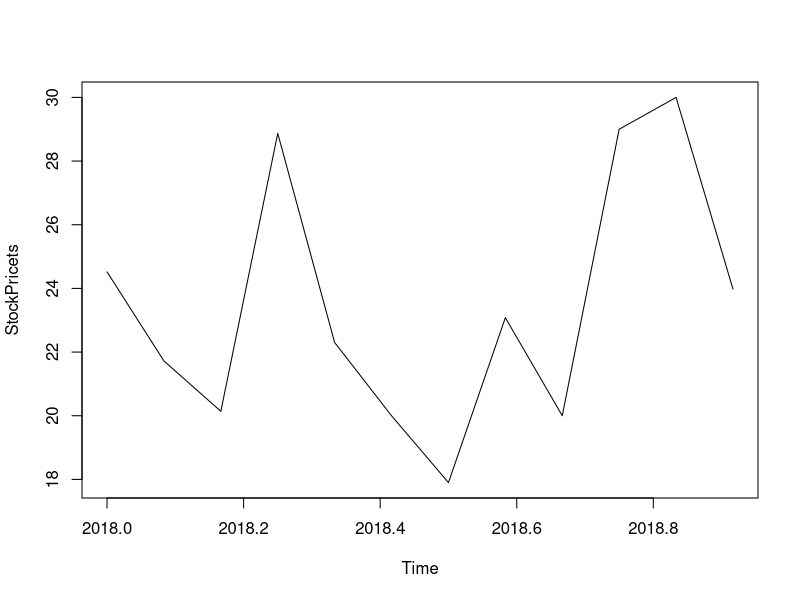
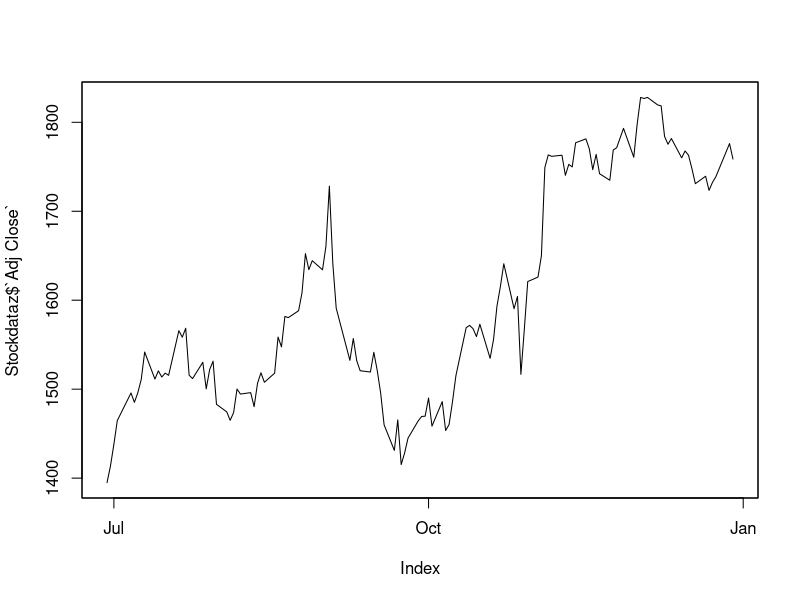
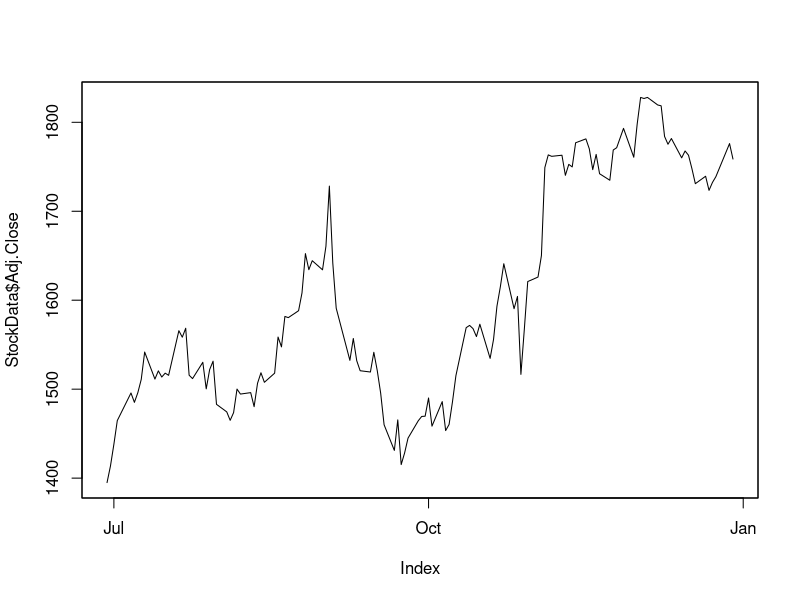
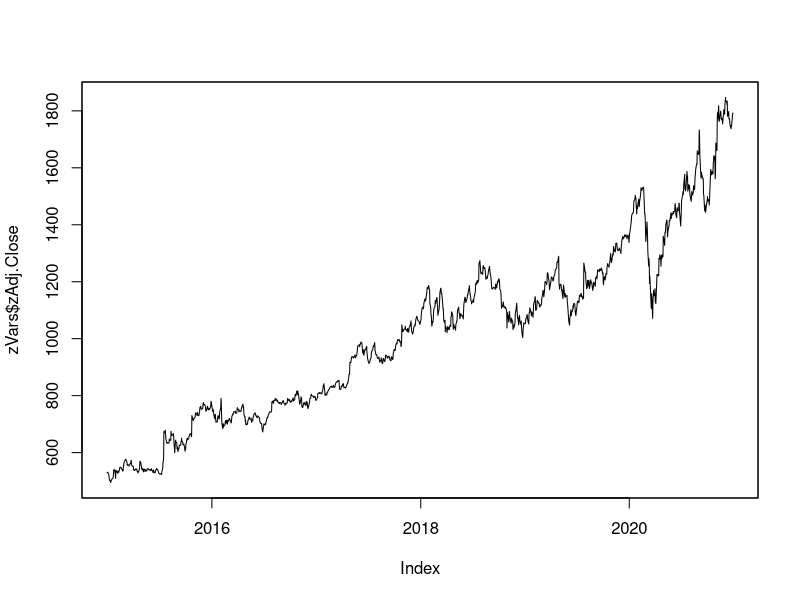
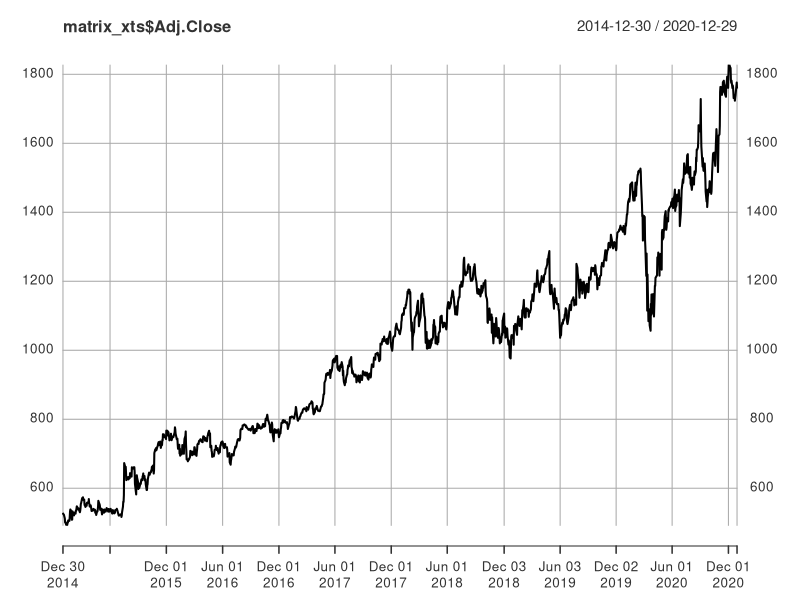

The R source for these figures, in order:
## ---- chunk 1
setwd("C:/Users/ddaya/OneDrive/Data Science Portfolio/Quantitative Finance")
  

################### CREATE TIME SERIES  ###########################

### Generate a time series: Exampple 
  ## Example
    StockPrice<-c(24.52,21.72,20.14,28.87,22.3,20,17.9,23.08,20,29,30,23.98) # data
      StockPrice
        StockPricets<- ts(StockPrice,start = c(2018,1),frequency = 12)	# set start dates of our data
          StockPricets 
            plot(StockPricets) # graph
              
## ---- chunk 2
### Convert data to time series: Example 1 --converting the dataset to Zoo after importing
  #import data
 library(readr)
    StockData <- read_csv("GOOG.csv")
        ### Estimate the Net-Return
          # let's suppose we invested $1358.18 on March 29 of 2020
            Investment<-1358.18
              StockData$Return<-StockData$`Adj Close`-Investment
                # set as time series
                   # install.packages("zoo") # I already have it installed
                      library(zoo)
                          # select all dates after March 28, because, we invested on March 29.
                            StockData<-StockData[StockData$Date >= "2020-06-29" & StockData$Date <= "2020-12-30",]
                              dt = as.Date(StockData$Date, format="%Y-%m-%d")
                                Stockdataz = zoo(x=cbind(StockData$Volume,StockData$`Adj Close`), order.by=dt) 
                                  colnames(Stockdataz) <- c("Volume","Adj Close")
                                    head(Stockdataz)
## ---- chunk 3
summary(Stockdataz)
## ---- chunk 4
plot(Stockdataz$`Adj Close`)
## ---- chunk 5
 #import data              
    StockData <- read.zoo("GOOG.csv",header = TRUE, sep = ",",format="%Y-%m-%d")
      StockData[length(StockData$Open),] # to identify last date
        StockData <- window(StockData, start=as.Date("2020-06-29"), end=as.Date("2020-12-30")) ## select all dates after March 28, because, we invested on March 29.
          StockData$Return<-StockData$`Adj.Close`-Investment
            # Explotring the on our last 10 dates of the dataset, this also allows to verify our return at the end of the year.
              tail(StockData, n=10)
          
## ---- chunk 6
summary(StockData)
          
## ---- chunk 7
plot(StockData$Adj.Close)
          
## ---- chunk 8

### Convert data to time series: Example 3 --converting each variable to Zoo       

StockData <- read.table("GOOG.csv",header = TRUE, sep = ",")
  zVolume <-zoo(StockData[,2:2],as.Date(as.character(StockData[, 1]), format="%Y-%m-%d"))
    zAdj.Close <-zoo(StockData[,3:3],as.Date(as.character(StockData[, 1]), format="%Y-%m-%d"))
      zVars<-cbind(zVolume, zAdj.Close)
## ---- chunk 9
        head(StockData)
## ---- chunk 10
head(zVars)
## ---- chunk 11
summary(zVars)
## ---- chunk 12
plot(zVars$zAdj.Close)
## ---- chunk 13
### Convert data to time series: Example 4 --converting the dataset to xts
StockData <- read.zoo("GOOG.csv",header = TRUE, sep = ",",format="%Y-%m-%d")
library(xts)
  matrix_xts <- as.xts(StockData,dateFormat='POSIXct')
    head(matrix_xts)
## ---- chunk 14
summary(matrix_xts)
## ---- chunk 15
plot(matrix_xts$Adj.Close)
